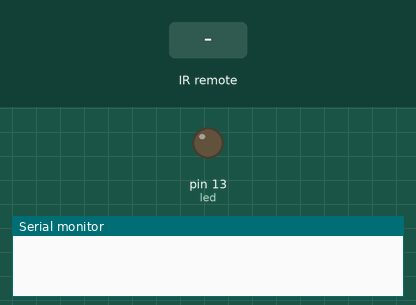
This sketch was run on a simulated Arduino Uno, built with avr-gcc and run on an emulated ATmega328P. Parts: output pins drawn as LEDs (lit = HIGH), the last lines printed to the serial monitor. The test bench sets the inputs (shaded band).

Above: at 1.2 s.
1.3 s: infrared code 0xFF6897 received
At 2.5 s:
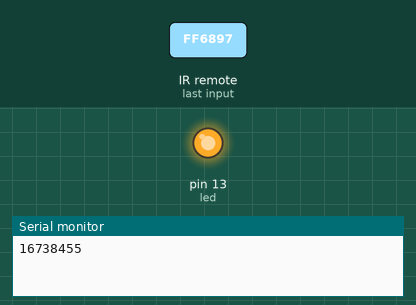
2.8 s: infrared code 0xFF4AB5 received
At 4.0 s:
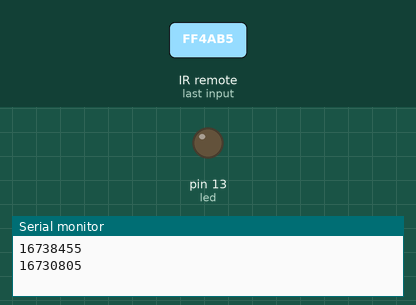
Timing chart, 0 to 5.8 s (numbered marks = the images above; inputs shaded):
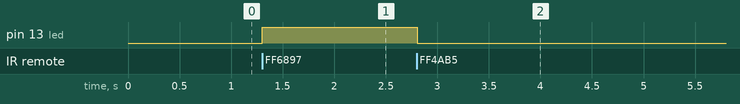

Measured:
- after the input at 1.3 s, pin 13 (led): LOW → HIGH at once
- after the input at 2.8 s, pin 13 (led): HIGH → LOW at once

The sketch:

IRrecvDemo.ino
```cpp
// (licence header left out)
#include <IRremote.h>

int led = 13;
int RECV_PIN =  2;

IRrecv irrecv(RECV_PIN);

decode_results results;

void setup()
{
  pinMode(led, OUTPUT);
  Serial.begin(9600);
  irrecv.enableIRIn(); // Start the receiver
}

void loop() {
  if (irrecv.decode(&results)) {
    //Serial.println(results.value, HEX);
    Serial.println(results.value);

    switch(results.value)
    {
      case 16730805:
        digitalWrite(led, LOW);
        break;
      case 16738455:
        digitalWrite(led, HIGH);
        break;
    }

    irrecv.resume(); // Receive the next value
  }
  delay(100);
}
```
